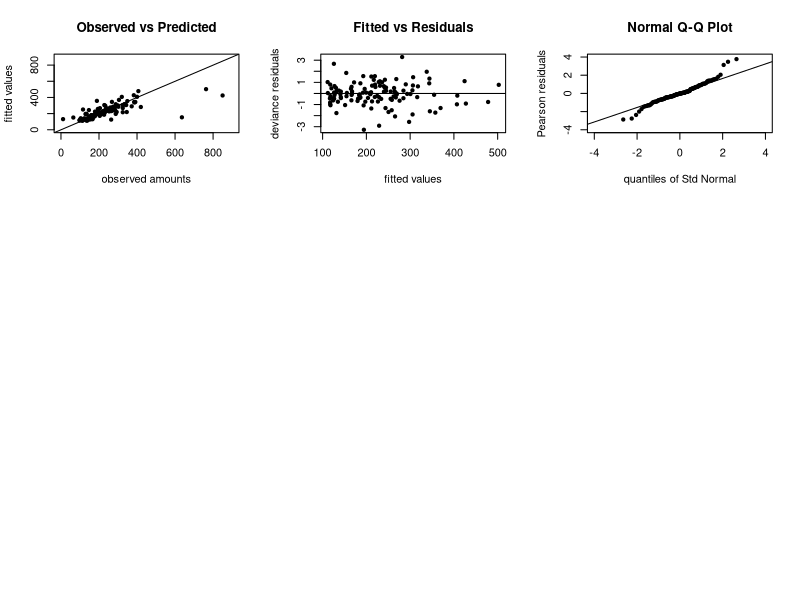

Recreate this plot in R. (Note: this script raises an error after producing the figure.)
# Fitting a G.L.M. (severity) model to the privately owned, comprehensive insurance claims data in 1975.
#
# read the data file
PCarIns.tmp <- read.csv("PrivateCarIns1975-Data.csv")
attach(PCarIns.tmp)
PCarIns <- PCarIns.tmp[PCarIns.tmp$Numb.Claims>0,] # remove the 3 categories with no claims
detach(PCarIns.tmp)
attach(PCarIns)

# understand and summarize the data.
print(summary(PCarIns))
# convert to categorical / treat Bonus as continuous
Pol.Age <- factor(Pol.Age)
Car.Group <- factor(Car.Group)
Veh.Age <- factor(Veh.Age)

#prepare for plots
par(mfrow=c(3,3))

# alternative glm models
#pcarins.glm <- glm(Avg.Claims~Pol.Age+Car.Group+Veh.Age+Pol.Age*Veh.Age+Pol.Age*Car.Group+Car.Group*Veh.Age, weights=Numb.Claims, family=Gamma)

#chosen model - comment out model above to run it
pcarins.glm <- glm(Avg.Claims~Pol.Age+Car.Group+Veh.Age, weights=Numb.Claims, family=Gamma)

#loot at glm summary with correlations
print(summary(pcarins.glm,corr=T))

#analysis of the deviance table
print(anova(pcarins.glm, test="Chi"))

#another diagnostic tool: try to drop each factor separately and see how it goes
print(drop1(pcarins.glm,text="Chisq"))

# analysis of residuals

 
plot(Avg.Claims,fitted(pcarins.glm),xlim=c(0,900),ylim=c(0,900),xlab="observed amounts",ylab="fitted values",main="Observed vs Predicted",pch=20)
abline(0,1)
plot(fitted(pcarins.glm),resid(pcarins.glm,type="deviance"),xlab="fitted values",ylab="deviance residuals",main="Fitted vs Residuals",pch=20)
abline(0,0)
qqnorm(resid(pcarins.glm,type="pearson"),xlim=c(-4,4),ylim=c(-4,4),xlab="quantiles of Std Normal",ylab="Pearson residuals",pch=20)
qqline(resid(pcarins.glm))

# diagnostic plots
library(boot)
# pcarins.glm.diag <- glm.diag(pcarins.glm)
# print(names(pcarins.glm.diag))
# glm.diag.plots(pcarins.glm,pcarins.glm.diag)
# plot(pcarins.glm)

ts.plot(pcarins.glm.diag$cook,type="h",gpars=list(xlab="observation",ylab="Cook statistic",main="Influential Observations",pch=20))

# plot predicted values with each regressor variable
# plot(Pol.Age,resid(pcarins.glm))
# plot(Car.Group,resid(pcarins.glm))
# plot(Veh.Age,resid(pcarins.glm))


# dataset for prediction (we predict those with missing claims)
PCarIns.pred <- PCarIns.tmp[PCarIns.tmp$Numb.Claims==0,]
Pol.Age.pred <- factor(PCarIns.pred$Pol.Age)
Cpol.Age.pred <- factor(PCarIns.pred$Cpol.Age)
Car.Group.pred <- factor(PCarIns.pred$Car.Group)
Veh.Age.pred <- factor(PCarIns.pred$Veh.Age)

predict.na <- predict.glm(pcarins.glm, data.frame(Pol.Age=Pol.Age.pred,Cpol.Age=Cpol.Age.pred,Car.Group=Car.Group.pred,Veh.Age=Veh.Age.pred),se.fit=TRUE,type="response")
print(predict.na)

par()

detach(PCarIns)

